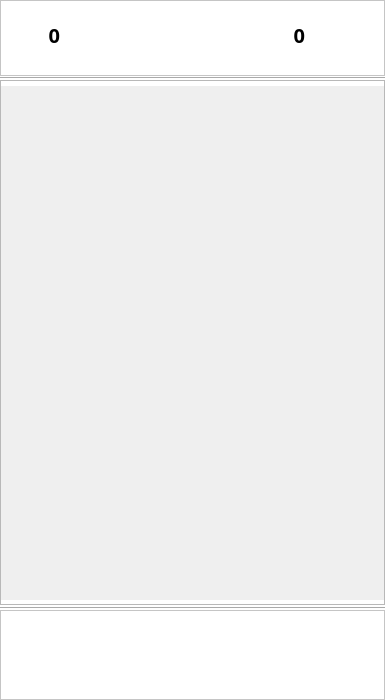
<?xml version="1.0" encoding="UTF-8"?>
<ui version="4.0">
 <class>MainWindow</class>
 <widget class="QMainWindow" name="MainWindow">
  <property name="geometry">
   <rect>
    <x>0</x>
    <y>0</y>
    <width>385</width>
    <height>700</height>
   </rect>
  </property>
  <property name="maximumSize">
   <size>
    <width>385</width>
    <height>700</height>
   </size>
  </property>
  <property name="windowTitle">
   <string>MainWindow</string>
  </property>
  <widget class="QWidget" name="centralwidget">
   <widget class="Line" name="line">
    <property name="geometry">
     <rect>
      <x>0</x>
      <y>600</y>
      <width>385</width>
      <height>16</height>
     </rect>
    </property>
    <property name="styleSheet">
     <string notr="true">background-color: rgb(255, 255, 255);</string>
    </property>
    <property name="orientation">
     <enum>Qt::Horizontal</enum>
    </property>
   </widget>
   <widget class="Line" name="line_2">
    <property name="geometry">
     <rect>
      <x>0</x>
      <y>70</y>
      <width>385</width>
      <height>16</height>
     </rect>
    </property>
    <property name="styleSheet">
     <string notr="true">background-color: rgb(255, 255, 255);</string>
    </property>
    <property name="orientation">
     <enum>Qt::Horizontal</enum>
    </property>
   </widget>
   <widget class="QFrame" name="frame">
    <property name="geometry">
     <rect>
      <x>0</x>
      <y>0</y>
      <width>385</width>
      <height>76</height>
     </rect>
    </property>
    <property name="styleSheet">
     <string notr="true">background-color: rgb(255, 255, 255);</string>
    </property>
    <property name="frameShape">
     <enum>QFrame::StyledPanel</enum>
    </property>
    <property name="frameShadow">
     <enum>QFrame::Raised</enum>
    </property>
    <widget class="QLabel" name="ico_rating">
     <property name="geometry">
      <rect>
       <x>315</x>
       <y>10</y>
       <width>50</width>
       <height>50</height>
      </rect>
     </property>
     <property name="styleSheet">
      <string notr="true">image: url(:/resources/C:/Users/Фёдор/PycharmProjects/Bushe/MyIcons/фон+шрифты+верх.панель/рейтинг.ico);</string>
     </property>
     <property name="frameShape">
      <enum>QFrame::NoFrame</enum>
     </property>
     <property name="text">
      <string/>
     </property>
    </widget>
    <widget class="QLabel" name="place_rating">
     <property name="geometry">
      <rect>
       <x>255</x>
       <y>10</y>
       <width>50</width>
       <height>50</height>
      </rect>
     </property>
     <property name="font">
      <font>
       <family>Aristotelica Pro Tx Extlt</family>
       <pointsize>15</pointsize>
       <weight>75</weight>
       <bold>true</bold>
      </font>
     </property>
     <property name="frameShape">
      <enum>QFrame::NoFrame</enum>
     </property>
     <property name="text">
      <string>0</string>
     </property>
     <property name="alignment">
      <set>Qt::AlignRight|Qt::AlignTrailing|Qt::AlignVCenter</set>
     </property>
    </widget>
    <widget class="QLabel" name="count_days">
     <property name="geometry">
      <rect>
       <x>10</x>
       <y>10</y>
       <width>50</width>
       <height>50</height>
      </rect>
     </property>
     <property name="font">
      <font>
       <family>Aristotelica Pro Tx Extlt</family>
       <pointsize>15</pointsize>
       <weight>75</weight>
       <bold>true</bold>
      </font>
     </property>
     <property name="frameShape">
      <enum>QFrame::NoFrame</enum>
     </property>
     <property name="text">
      <string>0</string>
     </property>
     <property name="alignment">
      <set>Qt::AlignRight|Qt::AlignTrailing|Qt::AlignVCenter</set>
     </property>
    </widget>
    <widget class="QLabel" name="ico_days">
     <property name="geometry">
      <rect>
       <x>60</x>
       <y>10</y>
       <width>50</width>
       <height>50</height>
      </rect>
     </property>
     <property name="autoFillBackground">
      <bool>false</bool>
     </property>
     <property name="styleSheet">
      <string notr="true">image: url(:/resources/C:/Users/Фёдор/PycharmProjects/Bushe/MyIcons/фон+шрифты+верх.панель/огонёк.ico);</string>
     </property>
     <property name="frameShape">
      <enum>QFrame::NoFrame</enum>
     </property>
     <property name="text">
      <string/>
     </property>
    </widget>
   </widget>
   <widget class="QFrame" name="frame_2">
    <property name="geometry">
     <rect>
      <x>0</x>
      <y>610</y>
      <width>385</width>
      <height>90</height>
     </rect>
    </property>
    <property name="styleSheet">
     <string notr="true">background-color: rgb(255, 255, 255);</string>
    </property>
    <property name="frameShape">
     <enum>QFrame::StyledPanel</enum>
    </property>
    <property name="frameShadow">
     <enum>QFrame::Raised</enum>
    </property>
    <widget class="QPushButton" name="btn_book">
     <property name="geometry">
      <rect>
       <x>230</x>
       <y>10</y>
       <width>70</width>
       <height>70</height>
      </rect>
     </property>
     <property name="styleSheet">
      <string notr="true">QPushButton {
	
	image: url(:/bottom/C:/Users/Фёдор/PycharmProjects/Bushe/MyIcons/нижняя панель/н.п. 4.2.ico);
    color: black;
    border-radius: 35px;
}</string>
     </property>
     <property name="text">
      <string/>
     </property>
    </widget>
    <widget class="QPushButton" name="btn_home">
     <property name="geometry">
      <rect>
       <x>5</x>
       <y>10</y>
       <width>70</width>
       <height>70</height>
      </rect>
     </property>
     <property name="styleSheet">
      <string notr="true">QPushButton {
	
	image: url(:/bottom/C:/Users/Фёдор/PycharmProjects/Bushe/MyIcons/нижняя панель/н.п. 1.1.ico);
    color: black;
    border-radius: 35px;
}</string>
     </property>
     <property name="text">
      <string/>
     </property>
    </widget>
    <widget class="QPushButton" name="btn_settings">
     <property name="geometry">
      <rect>
       <x>305</x>
       <y>10</y>
       <width>70</width>
       <height>70</height>
      </rect>
     </property>
     <property name="styleSheet">
      <string notr="true">QPushButton {
	
	image: url(:/bottom/C:/Users/Фёдор/PycharmProjects/Bushe/MyIcons/нижняя панель/н.п. 5.1.ico);
    color: black;
    border-radius: 35px;
}</string>
     </property>
     <property name="text">
      <string/>
     </property>
    </widget>
    <widget class="QPushButton" name="btn_recall">
     <property name="geometry">
      <rect>
       <x>155</x>
       <y>10</y>
       <width>70</width>
       <height>70</height>
      </rect>
     </property>
     <property name="styleSheet">
      <string notr="true">QPushButton {
	image: url(:/bottom/C:/Users/Фёдор/PycharmProjects/Bushe/MyIcons/нижняя панель/н.п. 3.1.ico);
    color: black;
    border-radius: 35px;
}</string>
     </property>
     <property name="text">
      <string/>
     </property>
    </widget>
    <widget class="QPushButton" name="btn_rating">
     <property name="geometry">
      <rect>
       <x>80</x>
       <y>10</y>
       <width>70</width>
       <height>70</height>
      </rect>
     </property>
     <property name="styleSheet">
      <string notr="true">QPushButton {
	
	image: url(:/bottom/C:/Users/Фёдор/PycharmProjects/Bushe/MyIcons/нижняя панель/н.п. 2.1.ico);
    color: black;
    border-radius: 35px;
}</string>
     </property>
     <property name="text">
      <string/>
     </property>
    </widget>
   </widget>
   <widget class="QFrame" name="frame_3">
    <property name="geometry">
     <rect>
      <x>0</x>
      <y>80</y>
      <width>385</width>
      <height>525</height>
     </rect>
    </property>
    <property name="styleSheet">
     <string notr="true">background-image: url(:/resources/C:/Users/Фёдор/PycharmProjects/Bushe/MyIcons/фон+шрифты+верх.панель/фон.png);</string>
    </property>
    <property name="frameShape">
     <enum>QFrame::StyledPanel</enum>
    </property>
    <property name="frameShadow">
     <enum>QFrame::Raised</enum>
    </property>
    <widget class="QLabel" name="label">
     <property name="geometry">
      <rect>
       <x>40</x>
       <y>5</y>
       <width>311</width>
       <height>51</height>
      </rect>
     </property>
     <property name="styleSheet">
      <string notr="true">image: url(:/guide/C:/Users/Фёдор/PycharmProjects/Bushe/MyIcons/5-8. справочник/экраны справочника с инфой и ошибкой/название составы.ico);</string>
     </property>
     <property name="text">
      <string/>
     </property>
    </widget>
    <widget class="QLabel" name="label_2">
     <property name="geometry">
      <rect>
       <x>40</x>
       <y>60</y>
       <width>311</width>
       <height>461</height>
      </rect>
     </property>
     <property name="styleSheet">
      <string notr="true">image: url(:/guide/C:/Users/Фёдор/PycharmProjects/Bushe/MyIcons/5-8. справочник/экраны справочника с инфой и ошибкой/рецепт.ico);</string>
     </property>
     <property name="text">
      <string/>
     </property>
    </widget>
   </widget>
  </widget>
 </widget>
 <resources>
  <include location="../MyIcons/resources.qrc"/>
 </resources>
 <connections/>
</ui>
